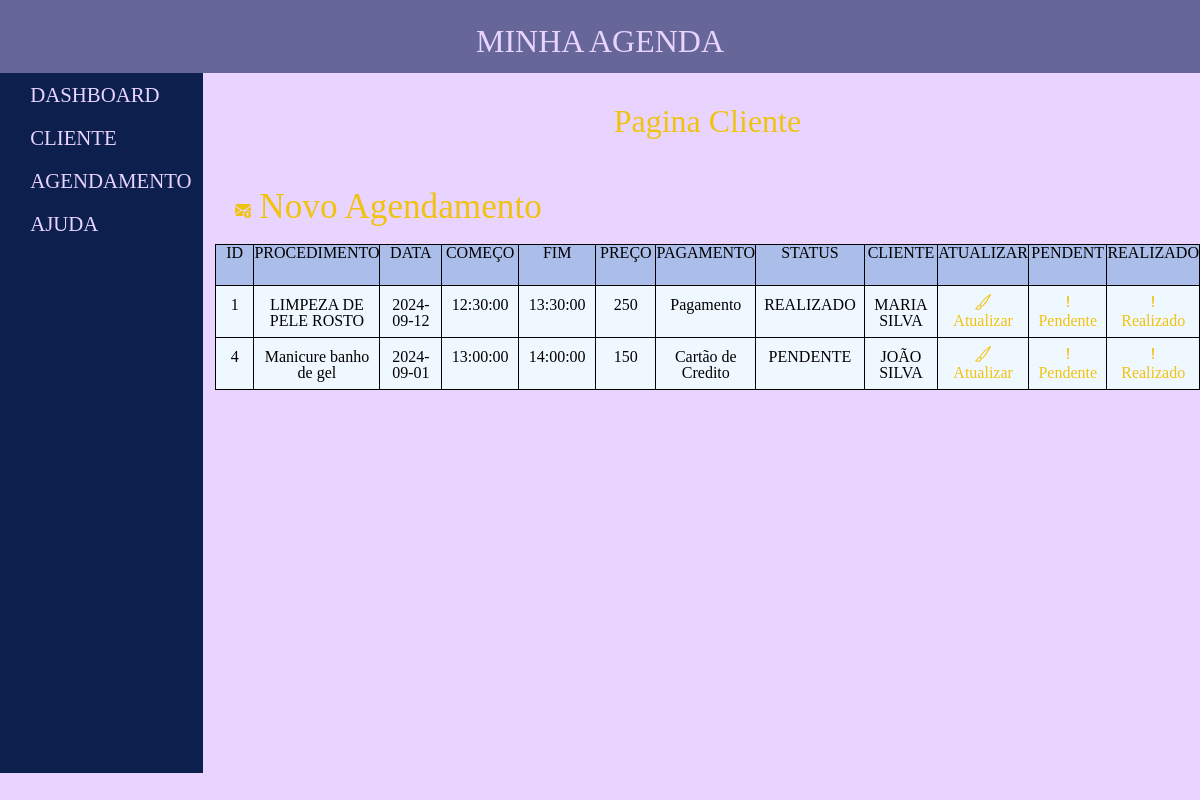
Screenshot of /admin/index.php?p=agendamento with the database file from the repository.
### tables this page shows
CREATE TABLE `tblprocedimento` (
  `idProcedimento` int(11) NOT NULL,
  `procedimento` varchar(100) NOT NULL,
  `dataProcedimento` date NOT NULL,
  `comecoProcedimento` time NOT NULL,
  `fimProcedimento` time NOT NULL,
  `valorProcedimento` double(10,2) DEFAULT NULL,
  `formaPagamento` varchar(20) NOT NULL,
  `statusPagamento` varchar(10) DEFAULT NULL,
  `idCliente` int(11) NOT NULL
);

CREATE TABLE `tblcliente` (
  `idCliente` int(11) NOT NULL,
  `nomeDoCliente` varchar(50) NOT NULL,
  `dataDeNasc` date NOT NULL,
  `cpfCliente` varchar(11) NOT NULL,
  `emailCliente` varchar(100) NOT NULL,
  `telefoneWhats` varchar(14) NOT NULL,
  `sexoCliente` varchar(10) NOT NULL,
  `statusCliente` varchar(10) NOT NULL
);

### admin/class/agendaClass.php (called while the page is built, shortened)
<?php
class agendaClase{
   public function listarAgenda(){
    $sql = "SELECT tblprocedimento.idProcedimento, tblprocedimento.procedimento, tblprocedimento.dataProcedimento, tblprocedimento.comecoProcedimento, tblprocedimento.fimProcedimento, tblprocedimento.valorProcedimento, tblprocedimento.formaPagamento, tblprocedimento.statusPagamento, tblcliente.nomeDoCliente FROM tblprocedimento JOIN tblcliente ON tblprocedimento.idCliente = tblcliente.idCliente ORDER BY tblprocedimento.idProcedimento ASC;";
    $conn = Conexao::LigarConexao();
    $resultado = $conn->query($sql);
    $lista = $resultado->fetchAll();
    return $lista;
   }
}

### admin/agendamento/listar.php (the view, shortened to what this page needs)
<?php
require_once('class/agendaClass.php');
$agenda = new agendaClase();
$lista = $agenda->listarAgenda();
?>
<div class="btnCad">
    <a class="icon-link icon-link-hover" style="--bs-icon-link-transform: translate3d(0, -.125rem, 0);"
     href="index.php?p=agendamento&a=cadastrar">
        Novo Agendamento
    </a>
</div>
<div class="table-responsive">
<table class="table table-bordered border-primary">
<thead >
        <tr >
            <th scope="table-success">ID</th>
            <th scope="col">PROCEDIMENTO</th>
            <th scope="col">DATA</th>
            <th scope="col">COMEÇO </th>
            <th scope="col">FIM</th>
            <th scope="col">PREÇO</th>
            <th scope="col">PAGAMENTO</th>
            <th scope="col">STATUS</th>
            <th scope="col">CLIENTE</th>
            <th class="col">ATUALIZAR</th>
            <th class="col">PENDENT</th>
            <th class="col">REALIZADO</th>
        </tr>
</thead>
<tbody>
<?php foreach ($lista as $linha) : ?>
            <tr >
            <td><?php echo $linha['idProcedimento'] ?></td>
            <td><?php echo $linha['procedimento'] ?></td>
            <td><?php echo $linha['dataProcedimento'] ?></td>
            <td><?php echo $linha['comecoProcedimento'] ?></td>
            <td><?php echo $linha['fimProcedimento'] ?></td>
            <td><?php echo $linha['valorProcedimento'] ?></td>
            <td><?php echo $linha['formaPagamento'] ?></td>
            <td><?php echo $linha['statusPagamento'] ?></td>
            <td><?php echo $linha['nomeDoCliente'] ?></td>
                <td> <a class="icon-link icon-link-hover" href="index.php?p=agendamento&a=atualizar&id=<?php echo $linha['idProcedimento']?>" class="imgListar">
                            Atualizar
                        </a>
                    </td>
                    <td> <a class="icon-link icon-link-hover" href="index.php?p=agendamento&a=desativar&id=<?php echo $linha['idProcedimento']?>"  class="imgListar">
                            <svg xmlns="http://www.w3.org/2000/svg" width="16" height="16" fill="currentColor" class="bi bi-exclamation-lg" viewBox="0 0 16 16">
                                <path d="M7.005 3.1a1 1 0 1 1 1.99 0l-.388 6.35a.61.61 0 0 1-1.214 0L7.005 3.1ZM7 12a1 1 0 1 1 2 0 1 1 0 0 1-2 0Z" />
                            </svg>
                            Pendente
                        </a>
                    </td>
                    <td> <a class="icon-link icon-link-hover"  href="index.php?p=agendamento&a=ativar&id=<?php echo $linha['idProcedimento']?>"   class="imgListar">
                            <svg xmlns="http://www.w3.org/2000/svg" width="16" height="16" fill="currentColor" class="bi bi-exclamation-lg" viewBox="0 0 16 16">
                                <path d="M7.005 3.1a1 1 0 1 1 1.99 0l-.388 6.35a.61.61 0 0 1-1.214 0L7.005 3.1ZM7 12a1 1 0 1 1 2 0 1 1 0 0 1-2 0Z" />
                            </svg>
                            Realizado
                        </a>
                    </td>
            </tr>
        <?php endforeach; ?>
</tbody>
</table>
</div>

### css/stely.css (style rules this page uses)
body { background-color: #e9d3ff; }
h1, li, a { font-family: 'Times New Roman', Times, serif; }
a { text-decoration: none; }
.box th { background-color: #abbde9; width: 9%; height:40px; justify-content: space-between; align-items: center; }
.box tr { width: 10%; height: 40px; text-align: center; background-color:aliceblue; }
.icon-link { color:#F0C310; }
.btnCad { padding: 2%; font-size: 2.2em; }
.box-clientes table, th, td { border: 1px solid black; }
.box-clientes th, td { padding: 8px; text-align: center; }
.box-agenda table, th, td { border: 1px solid black; }
.box-agenda th, td { padding: 8px; text-align: center; }

### rows the page displays
tblprocedimento: idProcedimento "1", procedimento "LIMPEZA DE PELE ROSTO", dataProcedimento "2024-09-12", comecoProcedimento "12:30:00", fimProcedimento "13:30:00", valorProcedimento "250", formaPagamento "Pagamento", statusPagamento "REALIZADO", idCliente.nomeDoCliente "MARIA SILVA"
tblprocedimento: idProcedimento "4", procedimento "Manicure banho de gel", dataProcedimento "2024-09-01", comecoProcedimento "13:00:00", fimProcedimento "14:00:00", valorProcedimento "150", formaPagamento "Cartão de Credito", statusPagamento "PENDENTE", idCliente.nomeDoCliente "JOÃO SILVA"
